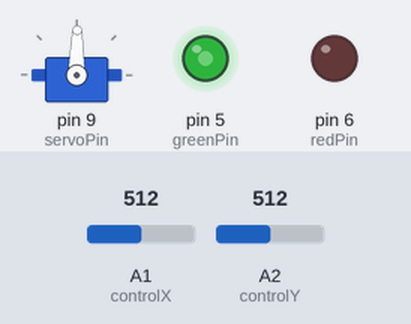
Simulated run of this sketch. Board: Arduino Uno, built with avr-gcc and run on an emulated ATmega328P. Shown: servo, output pins drawn as LEDs (lit = HIGH). Inputs (shaded band) come from the test bench; at power-on: A1 (controlX) = 512, A2 (controlY) = 512.

Above: at 1.2 s.
1.3 s: A1 (controlX) set to 716
At 1.7 s:
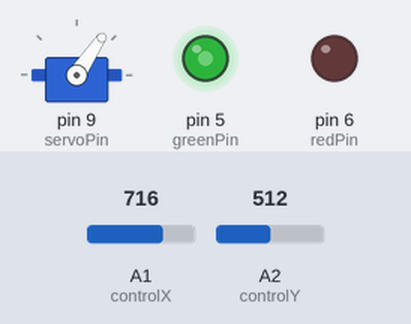
2.9 s: A2 (controlY) set to 716
At 4.2 s:
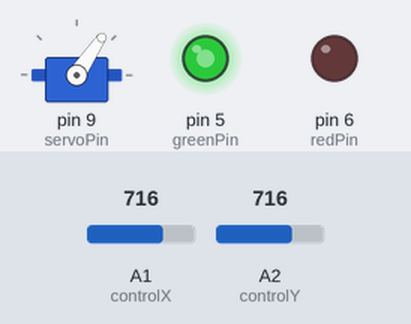
4.5 s: A1 (controlX) set to 900
At 5.5 s:
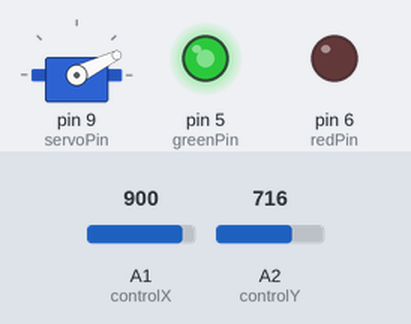
6.1 s: A2 (controlY) set to 900
At 6.8 s:
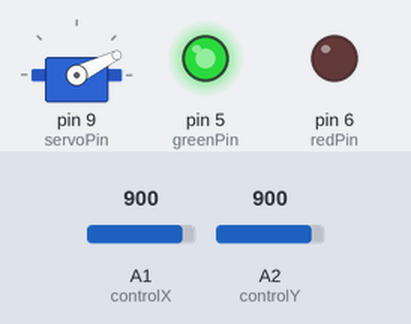
7.7 s: A1 (controlX) set to 1023
At 8.1 s:
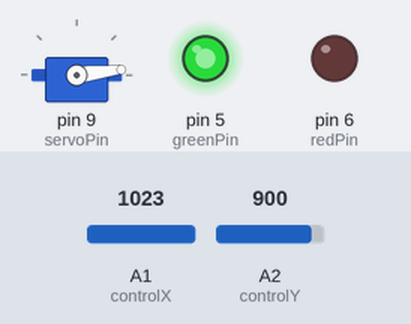
9.3 s: A2 (controlY) set to 511
At 10.7 s:
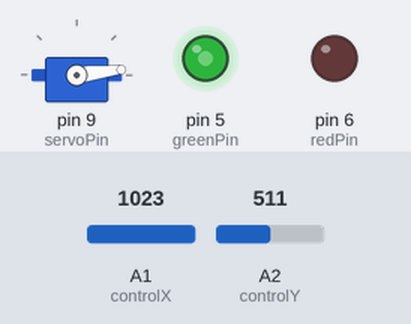
Timing chart, 0 to 11.9 s (numbered marks = the images above; inputs shaded):
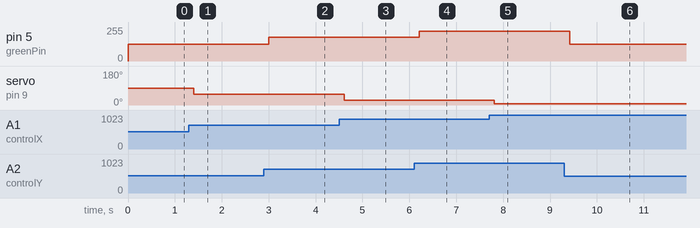

Measured:
- after the input at 1.3 s, servo on pin 9 (servoPin): 89° → 56° after 0.10 s
- after the input at 2.9 s, pin 5 (greenPin): 127/255 → 178/255 after 0.11 s
- after the input at 4.5 s, servo on pin 9 (servoPin): 56° → 26° after 0.11 s
- after the input at 6.1 s, pin 5 (greenPin): 178/255 → 224/255 after 0.11 s
- after the input at 7.7 s, servo on pin 9 (servoPin): 26° → 7° after 0.11 s
- after the input at 9.3 s, pin 5 (greenPin): 224/255 → 127/255 after 0.12 s

The sketch:

servo.ino
```cpp
#include <Servo.h>
int redPin = 6;
int greenPin = 5;
int servoPin = 9;
int servoPos = 90;
int controlX = A1;
int controlY = A2;
int spin = 11;
int xVal;
int yVal;
Servo myServo;

void setup() {
  Serial.begin(9600);
  pinMode(controlX, INPUT);
  pinMode(controlY, INPUT);
  pinMode(spin, INPUT);
  pinMode(redPin, OUTPUT);
  pinMode(greenPin, OUTPUT);
  myServo.attach(servoPin);
  myServo.write(servoPos);
  analogWrite(greenPin, 127);
}

void loop() {
//    digitalWrite(redPin, HIGH);
//    digitalWrite(greenPin, HIGH);
    yVal = analogRead(controlY);
    int temp = 255.0 / 1023.0 * yVal;
    analogWrite(greenPin, temp);
    xVal = analogRead(controlX);
    int angle = 165 - (165.0 / 1023.0 * xVal) + 7;
    myServo.write(angle);
    delay(200);

//  type a angle from serial to rotate servo
//  Serial.print("Input Angle for the Servo: ");
//  while(Serial.available() == 0) {
//  }
//  int temp = Serial.parseInt();
//  if (temp >= 165) {
//    temp = 165;
//  } else {
//    if (temp <= 0) {
//      temp = 0;
//    }
//  }
//  servoPos = temp;
//  Serial.println(temp);
//  myServo.write(servoPos);

//    use photo resisitor to control servo
//    int darkness = analogRead(controlPin);
//    servoPos = 165.0 / 255.0 * darkness;
//    myServo.write(servoPos);
//    delay(100);
}
```
